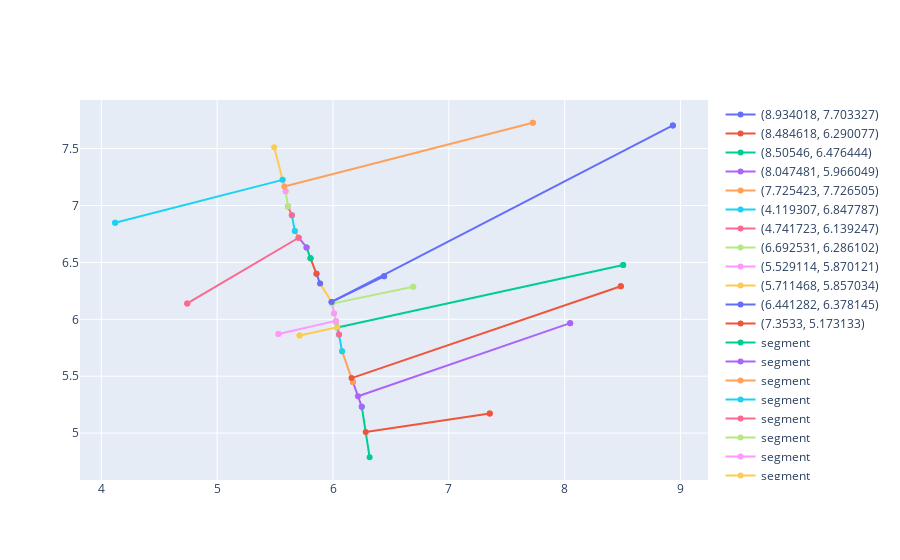

Write notebook code for a chart like this one.
### Code cell
mygraph = nx.Graph(G = 1)
final_results = arbor_best_cost('002_1_c_day4.csv', 1, 0, 0)
graph_opt_lines(mygraph, final_results)
list(mygraph.edges(data = True))

### Figure 1 — Plotly figure (JSON) as saved in the notebook; plotly's stock layout.template omitted (floating-point values rounded to 4 significant figures)
{"data": [{"name": "(8.934018, 7.703327)", "type": "scatter", "x": [8.934], "y": [7.703]}, {"name": "(8.484618, 6.290077)", "type": "scatter", "x": [8.485], "y": [6.29]}, {"name": "(8.50546, 6.476444)", "type": "scatter", "x": [8.505], "y": [6.476]}, {"name": "(8.047481, 5.966049)", "type": "scatter", "x": [8.047], "y": [5.966]}, {"name": "(7.725423, 7.726505)", "type": "scatter", "x": [7.725], "y": [7.727]}, {"name": "(4.119307, 6.847787)", "type": "scatter", "x": [4.119], "y": [6.848]}, {"name": "(4.741723, 6.139247)", "type": "scatter", "x": [4.742], "y": [6.139]}, {"name": "(6.692531, 6.286102)", "type": "scatter", "x": [6.693], "y": [6.286]}, {"name": "(5.529114, 5.870121)", "type": "scatter", "x": [5.529], "y": [5.87]}, {"name": "(5.711468, 5.857034)", "type": "scatter", "x": [5.711], "y": [5.857]}, {"name": "(6.441282, 6.378145)", "type": "scatter", "x": [6.441], "y": [6.378]}, {"name": "(7.3533, 5.173133)", "type": "scatter", "x": [7.353], "y": [5.173]}, {"name": "segment", "type": "scatter", "x": [6.316, 6.249], "y": [4.788, 5.231]}, {"name": "segment", "type": "scatter", "x": [6.249, 6.172], "y": [5.231, 5.448]}, {"name": "segment", "type": "scatter", "x": [6.172, 6.078], "y": [5.448, 5.719]}, {"name": "segment", "type": "scatter", "x": [6.078, 6.052], "y": [5.719, 5.866]}, {"name": "segment", "type": "scatter", "x": [6.052, 6.026], "y": [5.866, 5.979]}, {"name": "segment", "type": "scatter", "x": [6.026, 6.009], "y": [5.979, 6.052]}, {"name": "segment", "type": "scatter", "x": [6.009, 5.988], "y": [6.052, 6.153]}, {"name": "segment", "type": "scatter", "x": [5.988, 5.889], "y": [6.153, 6.314]}, {"name": "segment", "type": "scatter", "x": [5.889, 5.857], "y": [6.314, 6.399]}, {"name": "segment", "type": "scatter", "x": [5.857, 5.806], "y": [6.399, 6.536]}, {"name": "segment", "type": "scatter", "x": [5.806, 5.772], "y": [6.536, 6.631]}, {"name": "segment", "type": "scatter", "x": [5.772, 5.704], "y": [6.631, 6.716]}, {"name": "segment", "type": "scatter", "x": [5.704, 5.671], "y": [6.716, 6.776]}, {"name": "segment", "type": "scatter", "x": [5.671, 5.645], "y": [6.776, 6.913]}, {"name": "segment", "type": "scatter", "x": [5.645, 5.612], "y": [6.913, 6.991]}, {"name": "segment", "type": "scatter", "x": [5.612, 5.591], "y": [6.991, 7.126]}, {"name": "segment", "type": "scatter", "x": [5.591, 5.565], "y": [7.126, 7.225]}, {"name": "segment", "type": "scatter", "x": [5.565, 5.492], "y": [7.225, 7.512]}, {"name": "3.329123089901753", "type": "scatter", "x": [8.934, 5.988], "y": [7.703, 6.153]}, {"name": "2.4603894218864917", "type": "scatter", "x": [8.485, 6.16], "y": [6.29, 5.483]}, {"name": "2.527928107598541", "type": "scatter", "x": [8.505, 6.038], "y": [6.476, 5.928]}, {"name": "1.9408268165157183", "type": "scatter", "x": [8.047, 6.216], "y": [5.966, 5.324]}, {"name": "2.217039549796344", "type": "scatter", "x": [7.725, 5.58], "y": [7.727, 7.167]}, {"name": "1.4941227821210006", "type": "scatter", "x": [4.119, 5.565], "y": [6.848, 7.225]}, {"name": "1.121669346844247", "type": "scatter", "x": [4.742, 5.704], "y": [6.139, 6.716]}, {"name": "0.7168110733835552", "type": "scatter", "x": [6.693, 5.991], "y": [6.286, 6.138]}, {"name": "0.5090044301711434", "type": "scatter", "x": [5.529, 6.025], "y": [5.87, 5.986]}, {"name": "0.3338992868476783", "type": "scatter", "x": [5.711, 6.037], "y": [5.857, 5.93]}, {"name": "0.5061881717513755", "type": "scatter", "x": [6.441, 5.988], "y": [6.378, 6.153]}, {"name": "1.0833414108740145", "type": "scatter", "x": [7.353, 6.282], "y": [5.173, 5.01]}], "layout": {"autosize": true, "xaxis": {"autorange": true, "range": [3.82, 9.234], "type": "linear"}, "yaxis": {"autorange": true, "range": [4.546, 7.969], "type": "linear"}}}
